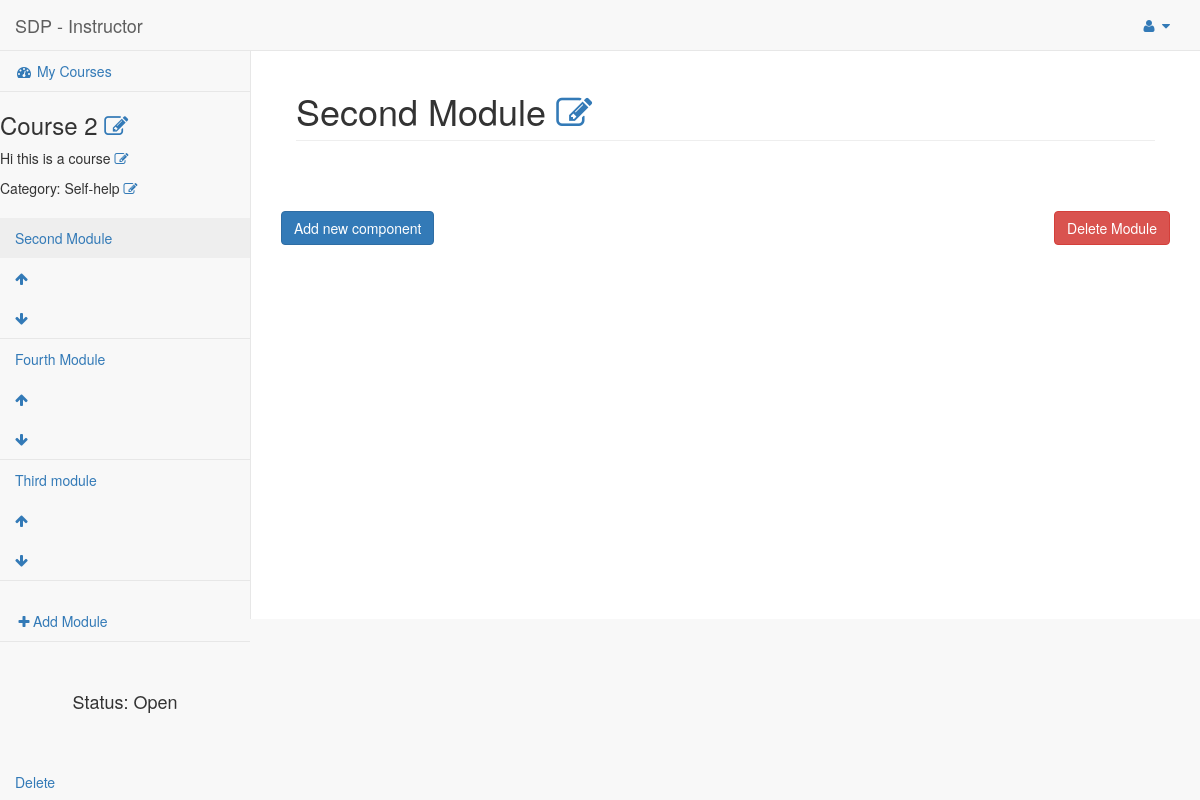
The page /SDP/instructor/ins-course/21/1 (signed in) on the database its author committed.
### SDP/models.py (models this page shows, shortened)
class Course(models.Model):
	name = models.CharField(max_length=200)
	course_detail = models.TextField()
	OPEN = 'OP'
	DRAFT = 'DR'
	CLOSED = 'CL'
	STATUS_CHOICES = (
		(OPEN, 'Open'),
		(DRAFT, 'Draft'),
		(CLOSED, 'Closed'),
	)
	status = models.CharField(
		max_length=2,
		choices = STATUS_CHOICES,
		default = DRAFT,
	)
	category = models.ForeignKey(Category)
	instructor =  models.ForeignKey(User)

class Category(models.Model):
	name = models.CharField(max_length=200)
	def __str__(self):
		return self.name

class Module(models.Model):
	name = models.CharField(max_length=200)
	sequence = models.IntegerField()
	course = models.ForeignKey(Course, on_delete=models.CASCADE)
	def __str__(self):
		return self.name

### SDP/views.py (the view, shortened to what this page needs)
# urls.py: url(r'^instructor/ins-course/(?P<course_id>\d+)/(?P<module_id>\d+)$', views.instructorcourse),
@login_required(login_url='/SDP/login')
@permission_required('SDP.instructor')
def instructorcourse(request,course_id,module_id):
	course = Course.objects.get(pk=course_id)
	template = loader.get_template('instructor-course.html')
	if course.status == 'DR':
		course.status = "Draft"
	elif course.status == 'OP':
		course.status = "Open"
	elif course.status == 'CL':
		course.status = "Closed"
	module = Module.objects.filter(course=course).order_by("sequence")
	print (module)
	cat = Category.objects.all()
	module_pass = get_object_or_404(module,course=course_id,sequence=module_id)
	comp = Component.objects.filter(module=module_pass).order_by("sequence")
	context = {
		'course': course,
		'modules':module,
		'components':comp,
		'cmodule':module_pass,
		'categories': cat,
	}
	return HttpResponse(template.render(context, request))

### SDP/templates/instructor-course.html (shortened to what this page needs)
{% load static %}
<!DOCTYPE html>
<html lang="en">
<head>
    <link href="{% static 'vendor/bootstrap/css/bootstrap.min.css' %}" rel="stylesheet">
    <link href="{% static 'vendor/metisMenu/metisMenu.min.css' %}" rel="stylesheet">
    <link href="{% static 'dist/css/sb-admin-2.css' %}" rel="stylesheet">
    <link href="{% static 'vendor/morrisjs/morris.css' %}" rel="stylesheet">
    <link href="{% static 'vendor/font-awesome/css/font-awesome.min.css' %}" rel="stylesheet" type="text/css">
</head>
<body>
    <div id="wrapper">
        <nav class="navbar navbar-default navbar-static-top" role="navigation" style="margin-bottom: 0">
            <div class="navbar-header">
                <a class="navbar-brand" href="/SDP/instructor/">SDP - Instructor</a>
            </div>
            <ul class="nav navbar-top-links navbar-right">
                <li class="dropdown">
                    <a class="dropdown-toggle" data-toggle="dropdown" href="#">
                        <i class="fa fa-user fa-fw"></i> <i class="fa fa-caret-down"></i>
                    </a>
                </li>
            </ul>
            <div class="navbar-default sidebar" role="navigation">
                <div class="sidebar-nav navbar-collapse">
                    <ul class="nav" id="side-menu">
                        <li class="active">
                            <a href="/SDP/instructor/"><i class="fa fa-dashboard fa-fw"></i> My Courses</a>
                        </li>
                        {%if course%}
                            <span id='CName'>
                                <h3>{{course.name}}
                                    <a style="cursor: pointer;" onclick="editCourseName({{course.id}})" >
                                        <i class="fa fa-pencil-square-o"  aria-hidden="true"></i>
                                    </a>
                                </h3>
                            </span>
                                <div id='CDesc'>
                                <p>
                                    {{course.course_detail}}
                                    <a style="cursor: pointer;" onclick="editCourseDetails({{course.id}})">
                                        <i class="fa fa-pencil-square-o"  aria-hidden="true"></i>
                                    </a>
                                </p>
                                </div>
                            <div id="CCat">Category: <span id='catname'>{{course.category}}</span>
                                <a style="cursor: pointer;" onclick="editCourseCategory({{course.id}})">
                                    <i class="fa fa-pencil-square-o"  aria-hidden="true">
                                    </i>
                                </a>
                            </div>
                            <br/>
                        {%endif%}
                        {% if modules %}
                            {% for m in modules %}
                                <li>
                                    <a href="/SDP/instructor/ins-course/{{course.id}}/{{m.sequence}}">{{ m.name }}</a>
                                   <a href="/SDP/instructor/ins-course/movemodup/{{ m.id }}">  <i class="fa fa-arrow-up"  aria-hidden="true"></i></a>
                                   <a href="/SDP/instructor/ins-course/movemoddown/{{ m.id }}">  <i class="fa fa-arrow-down"  aria-hidden="true"></i></a>
                                </li>
                            {% endfor %}
                        {% endif %}
                        <br/>
                        <li>
                            <a  onclick="newmodule({{course.id}})" ><i class="fa fa-plus fa-fw"></i>Add Module</a>
                        </li>
                        <br>
                        <br>
                        {% if course %}
                        <h4><center>Status: {{course.status}}</center></h4>
                        {% endif %}
                        <br/>
                        <br/>
                        <li>
                            <a href="/SDP/inst-course/delete/{{course.id}}">Delete</a>
                        </li>
                    </ul>
                </div>
            </div>
        </nav>
        <div id="page-wrapper">
            <div id='modules' class="container-fluid">
                <div class="row">
                    <div id='head' class="col-lg-12">
                        <h1 class="page-header">{{cmodule.name}} <a style="cursor: pointer;" onclick="editModuleName({{cmodule.id}})" ><i class="fa fa-pencil-square-o"  aria-hidden="true"></i></a></h1>
                    </div>
                </div>
                <div class="panel-body">
                </div>
                <div id="saveM" class="row">
                <br/>
                    <button class='btn btn-primary' onclick="addcomponent()" >
                    Add new component
                    </button>
                    <button class='btn btn-danger pull-right' onclick="window.location.href='/SDP/inst-course/deletemodule/{{cmodule.id}}'">
                    Delete Module
                    </button>
                </div>
            </div>
                </div>
            </div>
</body>
</html>

### rows shown on the page
Course: name "Course 2", course_detail "Hi this is a course", category "Self-help", status "Open"
Module: name "Second Module"
Module: name "Fourth Module"
Module: name "Third module"
